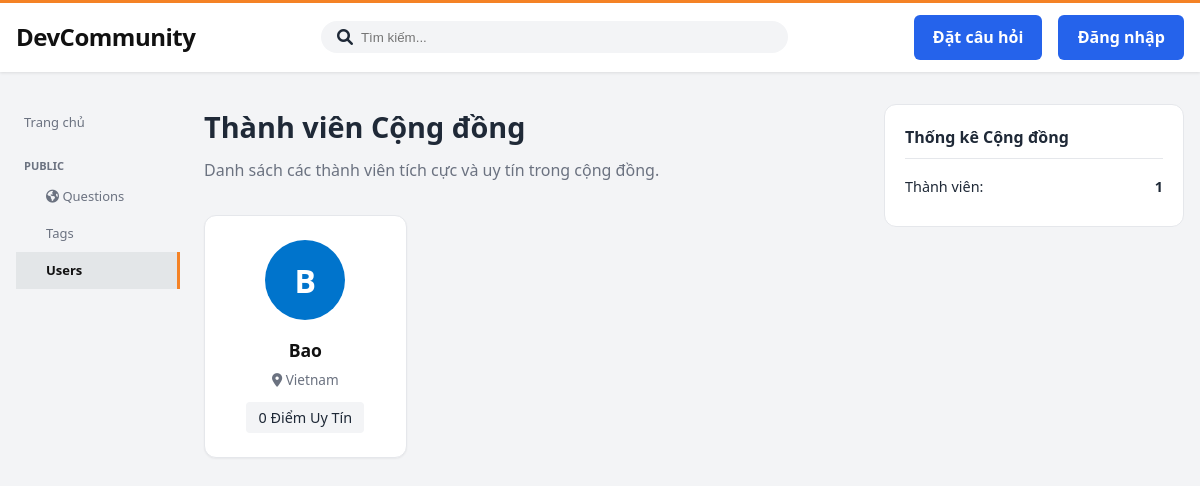
The app's page /users/, older data.
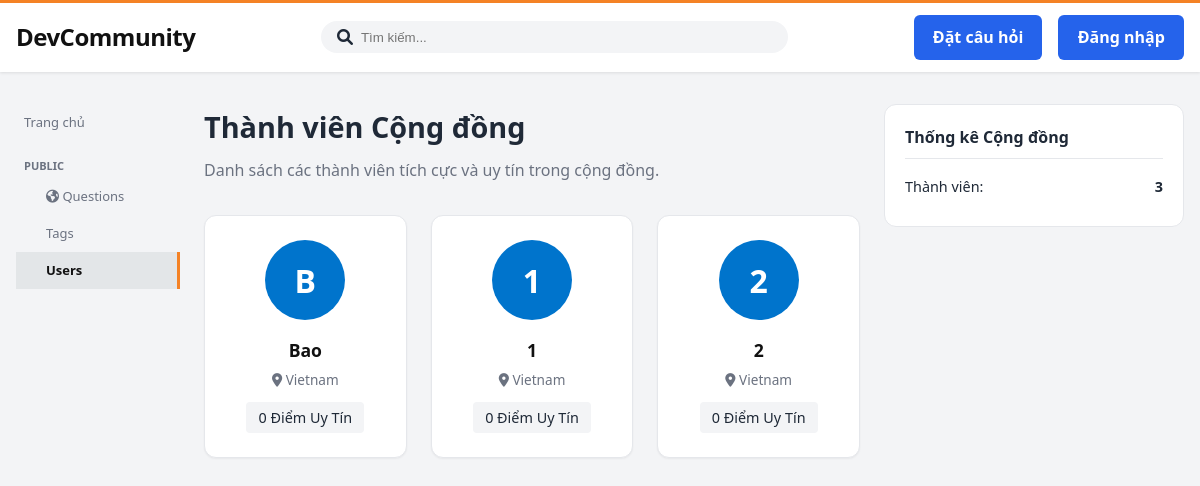
The same page, newer data.
### app/models.py (models this page shows, shortened)
class User(AbstractUser):
    reputation = models.IntegerField(default=0)

### app/views.py (the view)
# urls.py: path('users/', views.users_view, name='users'),
def users_view(request):
    users = User.objects.all()
    context = {'users': users}
    return render(request, 'app/user.html', context)

### app/templates/app/user.html (shortened to what this page needs)
<!DOCTYPE html>
<html lang="vi">
<head>
    {% load static %}
    <link rel="stylesheet" href="https://cdnjs.cloudflare.com/ajax/libs/font-awesome/6.0.0/css/all.min.css">
    <link rel="stylesheet" href="{% static 'app/css/style.css' %}">
    <link rel="stylesheet" href="{% static 'app/css/user.css' %}">
</head>
<body>
<nav class="navbar">
    <div class="nav-container">
        <a href="{% url 'home' %}" class="logo">DevCommunity</a>
        <div class="search-bar">
            <i class="fa-solid fa-magnifying-glass"></i>
            <input type="text" placeholder="Tìm kiếm...">
        </div>
        <div class="user-actions">
            <a href="{% url 'add_question' %}" class="btn btn-primary">Đặt câu hỏi</a>
            {% if request.user.is_authenticated %}
             <div class="user-avatar-placeholder">{{ request.user.username|slice:":1"|upper }}</div>
            {% else %}
             <a href="{% url 'login' %}" class="btn btn-primary">Đăng nhập</a>
            {% endif %}
        </div>
    </div>
</nav>
<div class="main-container">
    <nav class="left-sidebar">
        <ul class="nav-links">
            <li>
                <a href="{% url 'home' %}" class="nav-item">Trang chủ</a>
            </li>
            <li>
                <div class="nav-section-title">PUBLIC</div>
                <ul class="sub-nav">
                    <li>
                        <a href="{% url 'home' %}" class="nav-item">
                            <i class="fa-solid fa-earth-americas"></i> Questions
                        </a>
                    </li>
                    <li>
                        <a href="{% url 'tags' %}" class="nav-item">Tags</a>
                    </li>
                    <li>
                        <a href="{% url 'users' %}" class="nav-item active">Users</a>
                    </li>
                </ul>
            </li>
        </ul>
    </nav>
    <main class="content-area">
        <h1 class="page-title" style="font-size: 1.8rem; margin-bottom: 0.5rem;">Thành viên Cộng đồng</h1>
        <p style="color: var(--text-muted); margin-bottom: 2rem;">Danh sách các thành viên tích cực và uy tín trong cộng đồng.</p>
        <div class="users-grid">
            {% for u in users %}
            <div class="user-card">
                <div class="user-avatar" style="background: #0074cc;">{{ u.username|slice:":1"|upper }}</div>
                <div class="user-name">
                    <a href="{% url 'user_profile' u.username %}" style="color: inherit; text-decoration: none;">{{ u.username }}</a>
                </div>
                <div class="user-location"><i class="fa-solid fa-location-dot"></i> Vietnam</div>
                <div class="user-stats">{{ u.reputation }} Điểm Uy Tín</div>
            </div>
            {% endfor %}
        </div>
    </main>
    <aside class="right-sidebar">
        <div class="widget">
            <h4>Thống kê Cộng đồng</h4>
            <ul class="stats-list">
                <li><span>Thành viên:</span> <strong>{{ users|length }}</strong></li>
            </ul>
        </div>
    </aside>
</div>
</body>
</html>

Row changes from the older to the newer data that the page shows:
added User: username "1", reputation "0"
added User: username "2", reputation "0"
Text that changed along with them:
{{ users|length }}: "1" → "3"
